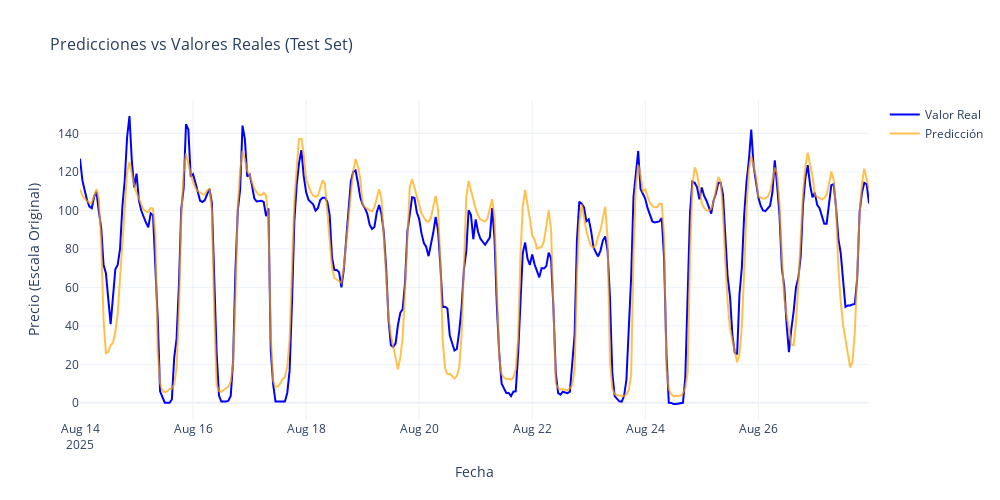

Notebook cell for this chart:
### Markdown cell above
# Evaluacion final

### Code cell
# Evaluar el modelo con el test set (datos nunca vistos)
print("\n" + "="*50)
print("EVALUACIÓN FINAL CON TEST SET")
print("="*50)

# Hacer predicciones en el test set
y_pred_scaled = model.predict(X_test_scaled)
y_pred = scaler_y.inverse_transform(y_pred_scaled.reshape(-1, 1)).flatten()
y_real = scaler_y.inverse_transform(y_test_scaled.reshape(-1, 1)).flatten()


# MAE
mae_test = mean_absolute_error(y_real, y_pred)
print(f"MAE en Test Set: {mae_test:.2f} €/MWh")
print(f"Error absoluto medio: ±{mae_test:.2f} €/MWh")


fechas_test = df_data['Datetime_hour'].iloc[-num_test_days*24:]

# Crear un DataFrame con los datos para Plotly
df_plot = pd.DataFrame({
    'Fecha': fechas_test,
    'Valor Real': y_real,
    'Predicción': y_pred
})

# Crear el gráfico interactivo con Plotly Express
fig = px.line(df_plot, x='Fecha', y=['Valor Real', 'Predicción'],
              title='Predicciones vs Valores Reales (Test Set)',
              labels={'value': 'Precio (Escala Original)', 'variable': 'Leyenda'},
              color_discrete_map={'Valor Real': 'blue', 'Predicción': 'orange'})

# Personalizar el gráfico
fig.update_layout(
    title_font_size=16,
    xaxis_title='Fecha',
    xaxis_title_font_size=14,
    yaxis_title='Precio (Escala Original)',
    yaxis_title_font_size=14,
    legend_title='',
    width=1000,
    height=500,
    template='plotly_white'
)

# Ajustar la opacidad de la línea de predicción
fig.update_traces(opacity=0.7, selector={'name': 'Predicción'})

# Mostrar la cuadrícula
fig.update_xaxes(showgrid=True)
fig.update_yaxes(showgrid=True)

# Mostrar el gráfico
fig.show()

### Figure 1 — Plotly figure (JSON) as saved in the notebook; plotly's stock layout.template omitted (floating-point values rounded to 4 significant figures; data arrays with more than 128 entries replaced by an {"elided": "..."} marker saying what was removed)
{"data": [{"hovertemplate": "Leyenda=Valor Real<br>Fecha=%{x}<br>Precio (Escala Original)=%{y}<extra></extra>", "legendgroup": "Valor Real", "line": {"color": "blue", "dash": "solid"}, "marker": {"symbol": "circle"}, "mode": "lines", "name": "Valor Real", "orientation": "v", "showlegend": true, "type": "scatter", "x": {"elided": "336 str values"}, "xaxis": "x", "y": {"elided": "336 float values"}, "yaxis": "y"}, {"hovertemplate": "Leyenda=Predicción<br>Fecha=%{x}<br>Precio (Escala Original)=%{y}<extra></extra>", "legendgroup": "Predicción", "line": {"color": "orange", "dash": "solid"}, "marker": {"symbol": "circle"}, "mode": "lines", "name": "Predicción", "opacity": 0.7, "orientation": "v", "showlegend": true, "type": "scatter", "x": {"elided": "336 str values"}, "xaxis": "x", "y": {"elided": "336 float values"}, "yaxis": "y"}], "layout": {"height": 500, "legend": {"title": {"text": ""}, "tracegroupgap": 0}, "title": {"font": {"size": 16}, "text": "Predicciones vs Valores Reales (Test Set)"}, "width": 1000, "xaxis": {"anchor": "y", "domain": [0, 1], "showgrid": true, "title": {"font": {"size": 14}, "text": "Fecha"}}, "yaxis": {"anchor": "x", "domain": [0, 1], "showgrid": true, "title": {"font": {"size": 14}, "text": "Precio (Escala Original)"}}}}
